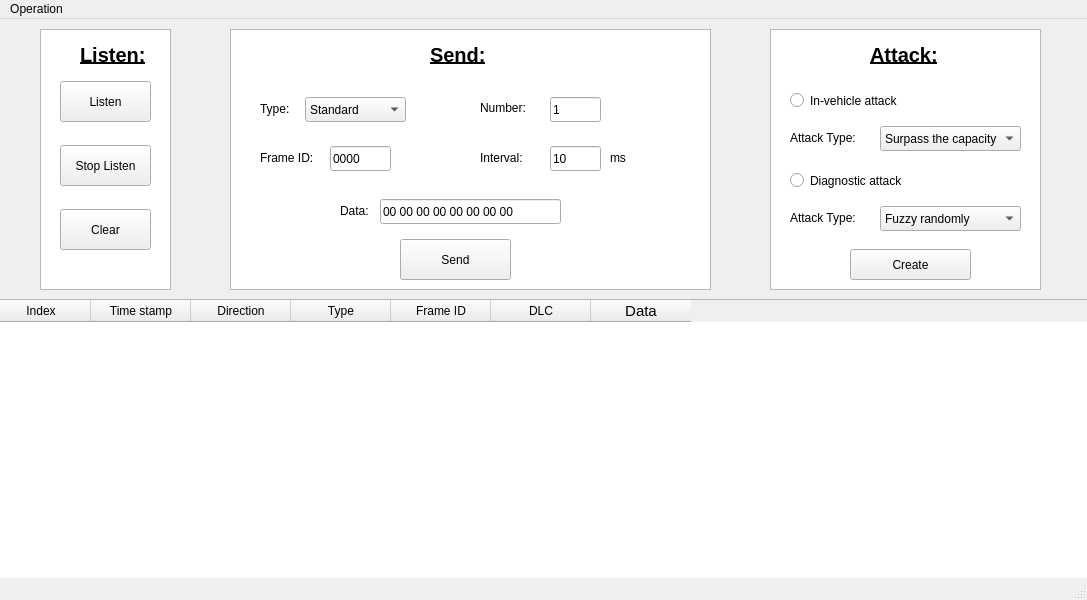
<?xml version="1.0" encoding="UTF-8"?>
<ui version="4.0">
 <class>MainWindow</class>
 <widget class="QMainWindow" name="MainWindow">
  <property name="geometry">
   <rect>
    <x>0</x>
    <y>0</y>
    <width>1087</width>
    <height>600</height>
   </rect>
  </property>
  <property name="font">
   <font>
    <underline>false</underline>
   </font>
  </property>
  <property name="windowTitle">
   <string>MainWindow</string>
  </property>
  <widget class="QWidget" name="centralwidget">
   <widget class="QPushButton" name="buttom_listen">
    <property name="geometry">
     <rect>
      <x>60</x>
      <y>62</y>
      <width>91</width>
      <height>41</height>
     </rect>
    </property>
    <property name="text">
     <string>Listen</string>
    </property>
   </widget>
   <widget class="QTableWidget" name="tableShowMsg">
    <property name="geometry">
     <rect>
      <x>-10</x>
      <y>280</y>
      <width>1100</width>
      <height>281</height>
     </rect>
    </property>
    <column>
     <property name="text">
      <string>Index</string>
     </property>
     <property name="textAlignment">
      <set>AlignCenter</set>
     </property>
    </column>
    <column>
     <property name="text">
      <string>Time stamp</string>
     </property>
     <property name="textAlignment">
      <set>AlignCenter</set>
     </property>
    </column>
    <column>
     <property name="text">
      <string>Direction</string>
     </property>
     <property name="textAlignment">
      <set>AlignCenter</set>
     </property>
    </column>
    <column>
     <property name="text">
      <string>Type</string>
     </property>
     <property name="textAlignment">
      <set>AlignCenter</set>
     </property>
    </column>
    <column>
     <property name="text">
      <string>Frame ID</string>
     </property>
     <property name="textAlignment">
      <set>AlignCenter</set>
     </property>
    </column>
    <column>
     <property name="text">
      <string>DLC</string>
     </property>
     <property name="textAlignment">
      <set>AlignCenter</set>
     </property>
    </column>
    <column>
     <property name="text">
      <string>Data</string>
     </property>
     <property name="font">
      <font>
       <pointsize>11</pointsize>
      </font>
     </property>
     <property name="textAlignment">
      <set>AlignCenter</set>
     </property>
    </column>
   </widget>
   <widget class="QPushButton" name="button_stoplisten">
    <property name="geometry">
     <rect>
      <x>60</x>
      <y>126</y>
      <width>91</width>
      <height>41</height>
     </rect>
    </property>
    <property name="text">
     <string>Stop Listen</string>
    </property>
   </widget>
   <widget class="QPushButton" name="button_clear">
    <property name="geometry">
     <rect>
      <x>60</x>
      <y>190</y>
      <width>91</width>
      <height>41</height>
     </rect>
    </property>
    <property name="text">
     <string>Clear</string>
    </property>
   </widget>
   <widget class="QLabel" name="label_type">
    <property name="geometry">
     <rect>
      <x>260</x>
      <y>80</y>
      <width>37</width>
      <height>20</height>
     </rect>
    </property>
    <property name="text">
     <string>Type:</string>
    </property>
   </widget>
   <widget class="QComboBox" name="CB_type">
    <property name="geometry">
     <rect>
      <x>305</x>
      <y>78</y>
      <width>101</width>
      <height>25</height>
     </rect>
    </property>
    <item>
     <property name="text">
      <string>Standard</string>
     </property>
    </item>
    <item>
     <property name="text">
      <string>Extended</string>
     </property>
    </item>
   </widget>
   <widget class="QLineEdit" name="lineEdit_id">
    <property name="geometry">
     <rect>
      <x>330</x>
      <y>127</y>
      <width>61</width>
      <height>25</height>
     </rect>
    </property>
    <property name="text">
     <string>0000</string>
    </property>
   </widget>
   <widget class="QLabel" name="label_data">
    <property name="geometry">
     <rect>
      <x>340</x>
      <y>183</y>
      <width>41</width>
      <height>17</height>
     </rect>
    </property>
    <property name="text">
     <string>Data:</string>
    </property>
   </widget>
   <widget class="QLineEdit" name="lineEdit_data">
    <property name="geometry">
     <rect>
      <x>380</x>
      <y>180</y>
      <width>181</width>
      <height>25</height>
     </rect>
    </property>
    <property name="text">
     <string>00 00 00 00 00 00 00 00</string>
    </property>
   </widget>
   <widget class="QPushButton" name="button_send">
    <property name="geometry">
     <rect>
      <x>400</x>
      <y>220</y>
      <width>111</width>
      <height>41</height>
     </rect>
    </property>
    <property name="text">
     <string>Send</string>
    </property>
   </widget>
   <widget class="QLabel" name="label">
    <property name="geometry">
     <rect>
      <x>80</x>
      <y>20</y>
      <width>71</width>
      <height>31</height>
     </rect>
    </property>
    <property name="font">
     <font>
      <pointsize>15</pointsize>
      <weight>75</weight>
      <bold>true</bold>
      <underline>true</underline>
      <strikeout>false</strikeout>
     </font>
    </property>
    <property name="text">
     <string>Listen:</string>
    </property>
   </widget>
   <widget class="QLabel" name="label_2">
    <property name="geometry">
     <rect>
      <x>430</x>
      <y>20</y>
      <width>71</width>
      <height>31</height>
     </rect>
    </property>
    <property name="font">
     <font>
      <pointsize>15</pointsize>
      <weight>75</weight>
      <bold>true</bold>
      <underline>true</underline>
      <strikeout>false</strikeout>
     </font>
    </property>
    <property name="text">
     <string>Send:</string>
    </property>
   </widget>
   <widget class="QPlainTextEdit" name="plainTextEdit_bg1">
    <property name="geometry">
     <rect>
      <x>40</x>
      <y>10</y>
      <width>131</width>
      <height>261</height>
     </rect>
    </property>
    <property name="cursor" stdset="0">
     <cursorShape>ArrowCursor</cursorShape>
    </property>
    <property name="focusPolicy">
     <enum>Qt::NoFocus</enum>
    </property>
   </widget>
   <widget class="QPlainTextEdit" name="plainTextEdit_bg2">
    <property name="geometry">
     <rect>
      <x>230</x>
      <y>10</y>
      <width>481</width>
      <height>261</height>
     </rect>
    </property>
    <property name="cursor" stdset="0">
     <cursorShape>ArrowCursor</cursorShape>
    </property>
    <property name="focusPolicy">
     <enum>Qt::NoFocus</enum>
    </property>
   </widget>
   <widget class="QPlainTextEdit" name="plainTextEdit_bg3">
    <property name="geometry">
     <rect>
      <x>770</x>
      <y>10</y>
      <width>271</width>
      <height>261</height>
     </rect>
    </property>
    <property name="focusPolicy">
     <enum>Qt::NoFocus</enum>
    </property>
   </widget>
   <widget class="QLabel" name="label_3">
    <property name="geometry">
     <rect>
      <x>870</x>
      <y>20</y>
      <width>71</width>
      <height>31</height>
     </rect>
    </property>
    <property name="font">
     <font>
      <pointsize>15</pointsize>
      <weight>75</weight>
      <bold>true</bold>
      <underline>true</underline>
      <strikeout>false</strikeout>
     </font>
    </property>
    <property name="text">
     <string>Attack:</string>
    </property>
   </widget>
   <widget class="QLabel" name="label_number">
    <property name="geometry">
     <rect>
      <x>480</x>
      <y>80</y>
      <width>67</width>
      <height>17</height>
     </rect>
    </property>
    <property name="text">
     <string>Number:</string>
    </property>
   </widget>
   <widget class="QLabel" name="label_5">
    <property name="geometry">
     <rect>
      <x>480</x>
      <y>130</y>
      <width>67</width>
      <height>17</height>
     </rect>
    </property>
    <property name="text">
     <string>Interval:</string>
    </property>
   </widget>
   <widget class="QLineEdit" name="lineEdit_number">
    <property name="geometry">
     <rect>
      <x>550</x>
      <y>78</y>
      <width>51</width>
      <height>25</height>
     </rect>
    </property>
    <property name="text">
     <string>1</string>
    </property>
   </widget>
   <widget class="QLineEdit" name="lineEdit_interval">
    <property name="geometry">
     <rect>
      <x>550</x>
      <y>127</y>
      <width>51</width>
      <height>25</height>
     </rect>
    </property>
    <property name="text">
     <string>10</string>
    </property>
   </widget>
   <widget class="QLabel" name="label_ms">
    <property name="geometry">
     <rect>
      <x>610</x>
      <y>130</y>
      <width>67</width>
      <height>17</height>
     </rect>
    </property>
    <property name="text">
     <string>ms</string>
    </property>
   </widget>
   <widget class="QLabel" name="label_attacktype">
    <property name="geometry">
     <rect>
      <x>790</x>
      <y>110</y>
      <width>91</width>
      <height>17</height>
     </rect>
    </property>
    <property name="text">
     <string>Attack Type:</string>
    </property>
   </widget>
   <widget class="QComboBox" name="CB_IVN">
    <property name="geometry">
     <rect>
      <x>880</x>
      <y>107</y>
      <width>141</width>
      <height>25</height>
     </rect>
    </property>
    <item>
     <property name="text">
      <string>Surpass the capacity</string>
     </property>
    </item>
    <item>
     <property name="text">
      <string>Dos with high priority ID</string>
     </property>
    </item>
    <item>
     <property name="text">
      <string>Replay Single Frame</string>
     </property>
    </item>
    <item>
     <property name="text">
      <string>Repaly Multiple Frame</string>
     </property>
    </item>
    <item>
     <property name="text">
      <string>Fabrication</string>
     </property>
    </item>
    <item>
     <property name="text">
      <string>Fuzzy valid ID</string>
     </property>
    </item>
    <item>
     <property name="text">
      <string>Fuzzy random ID</string>
     </property>
    </item>
   </widget>
   <widget class="QLabel" name="label_id">
    <property name="geometry">
     <rect>
      <x>260</x>
      <y>130</y>
      <width>65</width>
      <height>17</height>
     </rect>
    </property>
    <property name="text">
     <string>Frame ID:</string>
    </property>
   </widget>
   <widget class="QRadioButton" name="radioButton_IVN">
    <property name="geometry">
     <rect>
      <x>790</x>
      <y>70</y>
      <width>141</width>
      <height>23</height>
     </rect>
    </property>
    <property name="text">
     <string>In-vehicle attack</string>
    </property>
   </widget>
   <widget class="QRadioButton" name="radioButton_DIA">
    <property name="geometry">
     <rect>
      <x>790</x>
      <y>150</y>
      <width>141</width>
      <height>23</height>
     </rect>
    </property>
    <property name="text">
     <string>Diagnostic attack</string>
    </property>
   </widget>
   <widget class="QLabel" name="label_attacktype_2">
    <property name="geometry">
     <rect>
      <x>790</x>
      <y>190</y>
      <width>91</width>
      <height>17</height>
     </rect>
    </property>
    <property name="text">
     <string>Attack Type:</string>
    </property>
   </widget>
   <widget class="QComboBox" name="CB_DIA">
    <property name="geometry">
     <rect>
      <x>880</x>
      <y>187</y>
      <width>141</width>
      <height>25</height>
     </rect>
    </property>
    <item>
     <property name="text">
      <string>Fuzzy randomly</string>
     </property>
    </item>
    <item>
     <property name="text">
      <string>Fuzzy with designed part</string>
     </property>
    </item>
    <item>
     <property name="text">
      <string>Beam light</string>
     </property>
    </item>
    <item>
     <property name="text">
      <string>High beam</string>
     </property>
    </item>
    <item>
     <property name="text">
      <string>Turn signals</string>
     </property>
    </item>
    <item>
     <property name="text">
      <string>Fog light</string>
     </property>
    </item>
    <item>
     <property name="text">
      <string>Rear fog light</string>
     </property>
    </item>
    <item>
     <property name="text">
      <string>Brake lamp</string>
     </property>
    </item>
    <item>
     <property name="text">
      <string>Lock indicator</string>
     </property>
    </item>
    <item>
     <property name="text">
      <string>Reversing light</string>
     </property>
    </item>
    <item>
     <property name="text">
      <string>Interior light</string>
     </property>
    </item>
    <item>
     <property name="text">
      <string>Windshield wiper</string>
     </property>
    </item>
    <item>
     <property name="text">
      <string>Signal horn</string>
     </property>
    </item>
    <item>
     <property name="text">
      <string>Front-Driver window</string>
     </property>
    </item>
    <item>
     <property name="text">
      <string>Front-Passenger window</string>
     </property>
    </item>
    <item>
     <property name="text">
      <string>Rear_Driver window</string>
     </property>
    </item>
    <item>
     <property name="text">
      <string>Rear_Passenger window</string>
     </property>
    </item>
    <item>
     <property name="text">
      <string>Indicator lamp</string>
     </property>
    </item>
   </widget>
   <widget class="QPushButton" name="pushButton_create">
    <property name="geometry">
     <rect>
      <x>850</x>
      <y>230</y>
      <width>121</width>
      <height>31</height>
     </rect>
    </property>
    <property name="text">
     <string>Create</string>
    </property>
   </widget>
   <zorder>plainTextEdit_bg2</zorder>
   <zorder>plainTextEdit_bg1</zorder>
   <zorder>buttom_listen</zorder>
   <zorder>tableShowMsg</zorder>
   <zorder>button_stoplisten</zorder>
   <zorder>button_clear</zorder>
   <zorder>label_type</zorder>
   <zorder>CB_type</zorder>
   <zorder>lineEdit_id</zorder>
   <zorder>button_send</zorder>
   <zorder>label</zorder>
   <zorder>label_2</zorder>
   <zorder>label_data</zorder>
   <zorder>lineEdit_data</zorder>
   <zorder>label_id</zorder>
   <zorder>plainTextEdit_bg3</zorder>
   <zorder>label_3</zorder>
   <zorder>label_number</zorder>
   <zorder>label_5</zorder>
   <zorder>lineEdit_number</zorder>
   <zorder>lineEdit_interval</zorder>
   <zorder>label_ms</zorder>
   <zorder>label_attacktype</zorder>
   <zorder>CB_IVN</zorder>
   <zorder>radioButton_IVN</zorder>
   <zorder>radioButton_DIA</zorder>
   <zorder>label_attacktype_2</zorder>
   <zorder>CB_DIA</zorder>
   <zorder>pushButton_create</zorder>
  </widget>
  <widget class="QMenuBar" name="menubar">
   <property name="geometry">
    <rect>
     <x>0</x>
     <y>0</y>
     <width>1087</width>
     <height>25</height>
    </rect>
   </property>
   <widget class="QMenu" name="menuOperation">
    <property name="title">
     <string>Operation</string>
    </property>
    <addaction name="separator"/>
    <addaction name="actionStart_S"/>
    <addaction name="actionStop_T"/>
    <addaction name="actionLoadData_LD"/>
    <addaction name="actionSaveData_SD"/>
    <addaction name="actionResetData_RD"/>
   </widget>
   <addaction name="menuOperation"/>
  </widget>
  <widget class="QStatusBar" name="statusbar"/>
  <action name="actionStart_S">
   <property name="text">
    <string>Start(S)</string>
   </property>
  </action>
  <action name="actionStop_T">
   <property name="text">
    <string>Stop(T)</string>
   </property>
  </action>
  <action name="actionLoadData_LD">
   <property name="text">
    <string>Load Data(LD)</string>
   </property>
  </action>
  <action name="actionSaveData_SD">
   <property name="text">
    <string>Save Data(SD)</string>
   </property>
  </action>
  <action name="actionResetData_RD">
   <property name="text">
    <string>Reset Data(RD)</string>
   </property>
  </action>
 </widget>
 <resources/>
 <connections/>
</ui>
